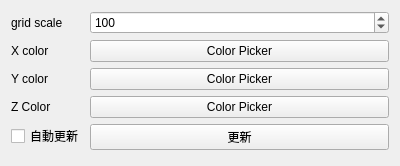
<?xml version="1.0" encoding="UTF-8"?>
<ui version="4.0">
 <class>GridSetting</class>
 <widget class="QWidget" name="GridSetting">
  <property name="geometry">
   <rect>
    <x>0</x>
    <y>0</y>
    <width>400</width>
    <height>166</height>
   </rect>
  </property>
  <property name="windowTitle">
   <string>Grid Setting</string>
  </property>
  <layout class="QFormLayout" name="formLayout">
   <item row="0" column="0">
    <widget class="QLabel" name="label">
     <property name="text">
      <string>grid scale</string>
     </property>
    </widget>
   </item>
   <item row="1" column="0">
    <widget class="QLabel" name="label_2">
     <property name="text">
      <string>X color</string>
     </property>
    </widget>
   </item>
   <item row="1" column="1">
    <widget class="QPushButton" name="pushButton_2">
     <property name="text">
      <string>Color Picker</string>
     </property>
    </widget>
   </item>
   <item row="2" column="0">
    <widget class="QLabel" name="label_3">
     <property name="text">
      <string>Y color</string>
     </property>
    </widget>
   </item>
   <item row="2" column="1">
    <widget class="QPushButton" name="pushButton_3">
     <property name="text">
      <string>Color Picker</string>
     </property>
    </widget>
   </item>
   <item row="3" column="0">
    <widget class="QLabel" name="label_4">
     <property name="text">
      <string>Z Color</string>
     </property>
    </widget>
   </item>
   <item row="3" column="1">
    <widget class="QPushButton" name="pushButton_4">
     <property name="text">
      <string>Color Picker</string>
     </property>
    </widget>
   </item>
   <item row="5" column="0">
    <widget class="QCheckBox" name="checkBox">
     <property name="text">
      <string>自動更新</string>
     </property>
    </widget>
   </item>
   <item row="5" column="1">
    <widget class="QPushButton" name="pushButton">
     <property name="text">
      <string>更新</string>
     </property>
    </widget>
   </item>
   <item row="0" column="1">
    <widget class="QSpinBox" name="spinBox">
     <property name="minimum">
      <number>10</number>
     </property>
     <property name="maximum">
      <number>1000</number>
     </property>
     <property name="value">
      <number>100</number>
     </property>
    </widget>
   </item>
  </layout>
 </widget>
 <resources/>
 <connections/>
</ui>
